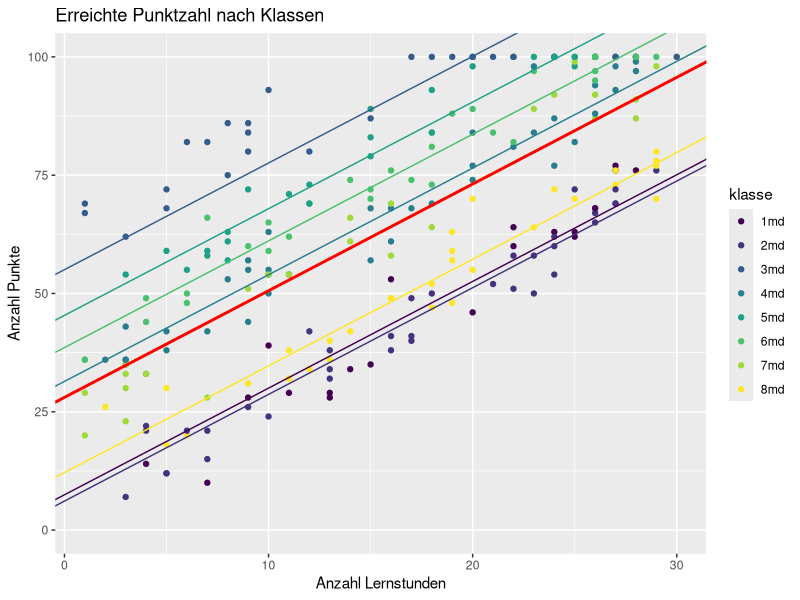

R code for this plot:
library(lme4)
library(ggplot2)
library(dplyr)
library(tidyr)
library(viridis)


# generating one random intercept model -----------------------------------

ran_inter <- function(n = 300, nklassen = 8, sd_intercept = 10){
  stunden <- round(runif(n, 1, 30), digits = 0)
  klasse <- sample(1:nklassen, n, replace = TRUE)
  effekt <- round(rnorm(nklassen, 0, sd_intercept), digits = 1)
  
  random_intercept <- numeric(n)
  for (i in 1:n){
    random_intercept[i] <- effekt[klasse[i]]
  }
  
  error <- round(rnorm(n, 0, 5), digits = 1)
  leistung <- round(20 + 2.5 * stunden + random_intercept + error, digits = 0)
  leistung <- ifelse(leistung > 100, 100, leistung)
  leistung <- ifelse(leistung < 0, 0, leistung)
  
  klasse <- as.factor(klasse)
  levels(klasse) <- paste(1:nklassen, "md", sep = "")
  
  ranint_data <- data.frame(stunden, klasse, leistung)
  
  # writing multilevel model
  ri_model <- lmer(leistung ~ stunden + (1|klasse), data = ranint_data)
  
  # saving random variances
  var_residual <- attr(VarCorr(ri_model), "sc")^2
  var_intercept <- as.numeric(VarCorr(ri_model))
  
  # calculating intraclass correlation
  icc <- var_intercept / (var_residual + var_intercept)
  
  # writing lm model
  lm_model <- lm(leistung ~ stunden, data = ranint_data)
  intercept_lm <- coef(lm_model)[1]
  slope_lm <- coef(lm_model)[2]
  
  # plotting data
  intercept = coef(ri_model)$klasse[,1]
  slope = coef(ri_model)$klasse[,2]
  
  ggplot(data = ranint_data, mapping = aes(x = stunden, y = leistung, color = klasse)) + 
    geom_point() +
    scale_color_viridis_d() +
    geom_abline(slope = slope, intercept = intercept, col = viridis(n = nklassen)) +
    geom_abline(slope = mean(slope), intercept = mean(intercept), col = "red", size = 1) +
    labs(x = "Anzahl Lernstunden", y = "Anzahl Punkte", title = "Erreichte Punktzahl nach Klassen") +
    ylim(0,NA)
}

ran_inter(n = 240, nklassen = 8, sd_intercept = 20)

